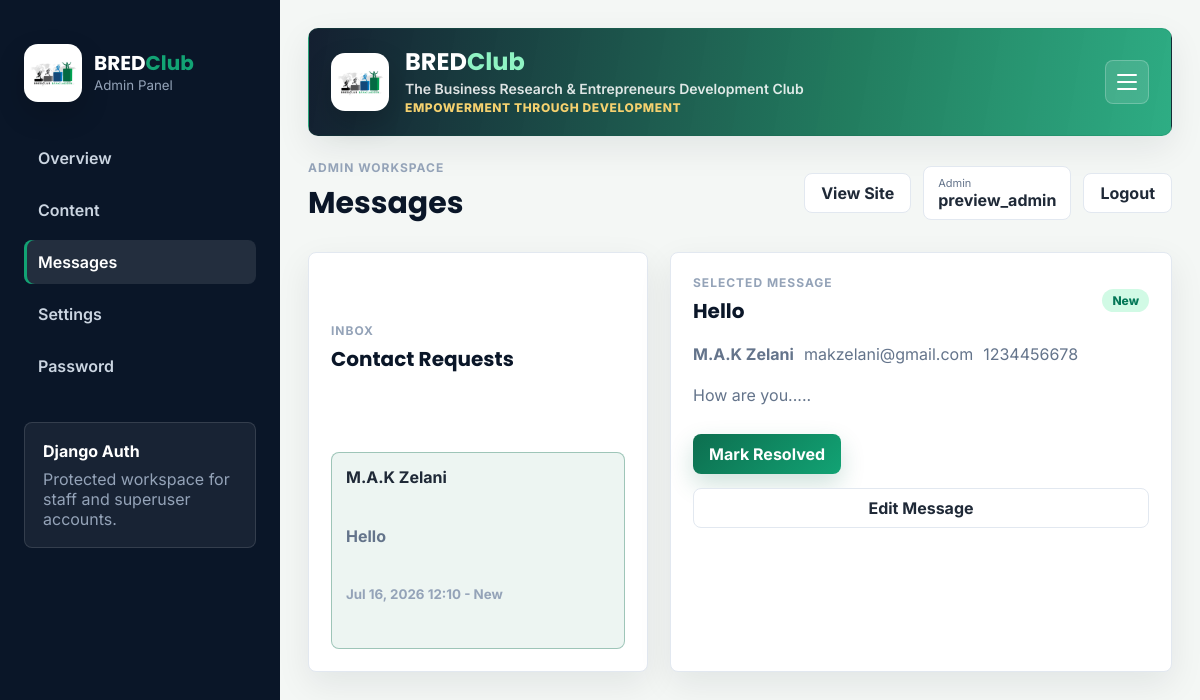
The page /dashboard/messages/ (signed in) on the database its author committed.
### basic_app/models.py (models this page shows, shortened)
class ContactMessage(models.Model):
    name = models.CharField(max_length=150)
    email = models.EmailField()
    phone = models.CharField(max_length=30, blank=True)
    subject = models.CharField(max_length=180)
    message = models.TextField()
    status = models.CharField(
        max_length=20,
        choices=ContactStatus.choices,
        default=ContactStatus.NEW,
    )
    ordering = models.PositiveIntegerField(default=0, db_index=True)
    created_at = models.DateTimeField(auto_now_add=True)
    updated_at = models.DateTimeField(auto_now=True)
    class Meta:
        ordering = ("ordering", "-created_at")
        verbose_name = "Contact Message"
        verbose_name_plural = "Contact Messages"

### dashboard/views.py (the view)
# urls.py: path('messages/', views.messages_inbox, name='messages'),
@dashboard_required
def messages_inbox(request):
    selected_pk = request.GET.get("selected")
    message_list = ContactMessage.objects.order_by("ordering", "-created_at")
    selected_message = None
    if selected_pk:
        selected_message = get_object_or_404(ContactMessage, pk=selected_pk)
    elif message_list.exists():
        selected_message = message_list.first()
    if request.method == "POST" and selected_message:
        selected_message.status = ContactStatus.CLOSED
        selected_message.save(update_fields=["status", "updated_at"])
        messages.success(request, "Message marked as resolved.")
        return redirect(f"{reverse('dashboard:messages')}?selected={selected_message.pk}")
    return render(
        request,
        "dashboard/messages.html",
        {
            "message_list": message_list,
            "selected_message": selected_message,
        },
    )

### basic_app/context_processors.py (called while the page is built)
def global_site_context(request):
    site_settings = SiteSettings.load() or SiteSettings()
    organization_info = OrganizationInformation.load() or OrganizationInformation()
    social_links = SocialLink.objects.filter(status=PublishStatus.PUBLISHED).order_by("ordering", "platform")
    return {
        "site_settings": site_settings,
        "organization_info": organization_info,
        "social_links": social_links,
        "canonical_url": request.build_absolute_uri(request.path),
    }

### basic_app/models.py (called while the page is built)
    @classmethod
    def load(cls):
        return cls.objects.filter(status=PublishStatus.PUBLISHED).order_by("ordering", "-updated_at").first()

    @classmethod
    def load(cls):
        return cls.objects.filter(status=PublishStatus.PUBLISHED).order_by("ordering", "-updated_at").first()

### dashboard/views.py (called while the page is built)
def is_dashboard_user(user):
    return user.is_authenticated and (user.is_staff or user.is_superuser)

def dashboard_required(view_func):
    @wraps(view_func)
    @login_required(login_url="dashboard:login")
    def wrapped(request, *args, **kwargs):
        if not is_dashboard_user(request.user):
            messages.error(request, "Your account does not have dashboard access.")
            return redirect("home:index")
        return view_func(request, *args, **kwargs)
    return wrapped

### dashboard/templates/dashboard/messages.html (shortened to what this page needs)
{% extends 'dashboard/base.html' %}
{% block page_title %}Messages{% endblock %}
{% block content %}
<section class="message-layout">
    <div class="panel message-list">
        <div class="panel-heading compact">
            <div>
                <span class="panel-kicker">Inbox</span>
                <h2>Contact Requests</h2>
            </div>
        </div>
        {% for item in message_list %}
        <a class="message-item {% if selected_message and selected_message.pk == item.pk %}active{% endif %}" href="{% url 'dashboard:messages' %}?selected={{ item.pk }}">
            <strong>{{ item.name }}</strong>
            <span>{{ item.subject }}</span>
            <small>{{ item.created_at|date:"M d, Y H:i" }} - {{ item.get_status_display }}</small>
        </a>
        {% empty %}
        <div class="empty-state">No contact messages yet.</div>
        {% endfor %}
    </div>
    <div class="panel message-detail">
        {% if selected_message %}
        <div class="message-header">
            <div>
                <span class="panel-kicker">Selected Message</span>
                <h2>{{ selected_message.subject }}</h2>
            </div>
            <mark class="status live">{{ selected_message.get_status_display }}</mark>
        </div>
        <div class="message-meta">
            <strong>{{ selected_message.name }}</strong>
            <span>{{ selected_message.email }}</span>
            {% if selected_message.phone %}<span>{{ selected_message.phone }}</span>{% endif %}
        </div>
        <p>{{ selected_message.message|linebreaks }}</p>
        <div class="reply-box">
            <form method="post">
                <button class="primary-btn" type="submit">Mark Resolved</button>
            </form>
            <a class="soft-btn" href="{% url 'dashboard:module_update' 'contact-messages' selected_message.pk %}">Edit Message</a>
        </div>
        {% else %}
        <div class="empty-state">Select a message to view details.</div>
        {% endif %}
    </div>
</section>
{% endblock %}

### dashboard/templates/dashboard/base.html (shortened to what this page needs)
{% load static %}
<!DOCTYPE html>
<html lang="en">
<head>
    <link rel="stylesheet" href="{% static 'css/dashboard.css' %}">
</head>
<body>
    <div class="dashboard-shell">
        <aside class="dashboard-sidebar">
            <a href="{% url 'dashboard:overview' %}" class="dashboard-brand">
                <span class="banner-logo">
                    <img src="{% static 'icons/logo.jpg' %}" alt="Logo" width="50">
                </span>
                <span>
                    <strong class="banner-brand">BRED<span>Club</span></strong>
                    <small>Admin Panel</small>
                </span>
            </a>
            <nav class="dashboard-nav" aria-label="Dashboard navigation">
                <a href="{% url 'dashboard:overview' %}" class="{% if request.resolver_match.url_name == 'overview' %}active{% endif %}">
                    <span>Overview</span>
                </a>
                <a href="{% url 'dashboard:content' %}" class="{% if request.resolver_match.url_name == 'content' %}active{% endif %}">
                    <span>Content</span>
                </a>
                <a href="{% url 'dashboard:messages' %}" class="{% if request.resolver_match.url_name == 'messages' %}active{% endif %}">
                    <span>Messages</span>
                </a>
                <a href="{% url 'dashboard:settings' %}" class="{% if request.resolver_match.url_name == 'settings' %}active{% endif %}">
                    <span>Settings</span>
                </a>
                <a href="{% url 'dashboard:password_change' %}" class="{% if request.resolver_match.url_name == 'password_change' %}active{% endif %}">
                    <span>Password</span>
                </a>
            </nav>
            <div class="sidebar-card">
                <span>Django Auth</span>
                <p>Protected workspace for staff and superuser accounts.</p>
            </div>
        </aside>
        <main class="dashboard-main">
            <section class="dashboard-banner">
                <div class="banner-brand">
                    <span class="banner-logo">
                        <img src="{% static 'icons/logo.jpg' %}" alt="Logo" width="50">
                    </span>
                    <div>
                        <strong>BRED<span>Club</span></strong>
                        <p>The Business Research &amp; Entrepreneurs Development Club</p>
                        <small>Empowerment Through Development</small>
                    </div>
                </div>
                <button class="sidebar-toggle" type="button" data-sidebar-toggle aria-label="Toggle sidebar" aria-expanded="true">
                    <span></span>
                    <span></span>
                    <span></span>
                </button>
            </section>
            <header class="dashboard-topbar">
                <div>
                    <p class="eyebrow">Admin Workspace</p>
                    <h1>{% block page_title %}Dashboard{% endblock %}</h1>
                </div>
                <div class="topbar-actions">
                    <a href="{% url 'home:index' %}" class="ghost-btn">View Site</a>
                    <div class="admin-chip">
                        <span>{{ request.user.get_full_name|default:'Admin' }}</span>
                        <strong>{{ request.user.username|default:'Staff' }}</strong>
                    </div>
                    <form method="post" action="{% url 'dashboard:logout' %}">
                        <button type="submit" class="soft-btn">Logout</button>
                    </form>
                </div>
            </header>
            {% block content %}{% endblock %}
        </main>
    </div>
</body>
</html>

### rows shown on the page
ContactMessage: name "M.A.K Zelani", subject "Hello", created_at "Jul 16, 2026 12:10", status "New", email "makzelani@gmail.com", phone "1234456678", message "How are you....."

### other values the page prints
{{ request.user.get_full_name|default:'Admin' }} "Admin"
{{ request.user.username|default:'Staff' }} "preview_admin"
